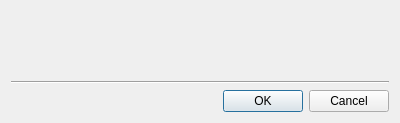
<?xml version="1.0" encoding="UTF-8"?>
<ui version="4.0">
 <class>ChangeUserPasswordDialog</class>
 <widget class="QDialog" name="ChangeUserPasswordDialog">
  <property name="geometry">
   <rect>
    <x>0</x>
    <y>0</y>
    <width>400</width>
    <height>123</height>
   </rect>
  </property>
  <property name="sizePolicy">
   <sizepolicy hsizetype="Preferred" vsizetype="Fixed">
    <horstretch>0</horstretch>
    <verstretch>0</verstretch>
   </sizepolicy>
  </property>
  <property name="minimumSize">
   <size>
    <width>360</width>
    <height>0</height>
   </size>
  </property>
  <property name="windowTitle">
   <string>Change password</string>
  </property>
  <layout class="QVBoxLayout" name="verticalLayout_2">
   <item>
    <widget class="nx::vms::client::desktop::MessageBar" name="infoBar" native="true"/>
   </item>
   <item>
    <widget class="QWidget" name="widget" native="true">
     <layout class="QVBoxLayout" name="verticalLayout_3">
      <item>
       <widget class="nx::vms::client::desktop::PasswordInputField" name="currentPasswordInputField" native="true">
        <property name="focusPolicy">
         <enum>Qt::StrongFocus</enum>
        </property>
       </widget>
      </item>
      <item>
       <layout class="QVBoxLayout" name="verticalLayout">
        <property name="topMargin">
         <number>8</number>
        </property>
        <item>
         <widget class="nx::vms::client::desktop::PasswordInputField" name="newPasswordInputField" native="true">
          <property name="focusPolicy">
           <enum>Qt::StrongFocus</enum>
          </property>
         </widget>
        </item>
        <item>
         <widget class="nx::vms::client::desktop::PasswordInputField" name="confirmPasswordInputField" native="true">
          <property name="focusPolicy">
           <enum>Qt::StrongFocus</enum>
          </property>
         </widget>
        </item>
       </layout>
      </item>
     </layout>
    </widget>
   </item>
   <item>
    <widget class="Line" name="line">
     <property name="orientation">
      <enum>Qt::Horizontal</enum>
     </property>
    </widget>
   </item>
   <item>
    <widget class="QDialogButtonBox" name="buttonBox">
     <property name="orientation">
      <enum>Qt::Horizontal</enum>
     </property>
     <property name="standardButtons">
      <set>QDialogButtonBox::Cancel|QDialogButtonBox::Ok</set>
     </property>
    </widget>
   </item>
  </layout>
 </widget>
 <customwidgets>
  <customwidget>
   <class>nx::vms::client::desktop::PasswordInputField</class>
   <extends>QWidget</extends>
   <header location="global">nx/vms/client/desktop/common/widgets/password_input_field.h</header>
   <container>1</container>
  </customwidget>
  <customwidget>
   <class>nx::vms::client::desktop::MessageBar</class>
   <extends>QWidget</extends>
   <header location="global">nx/vms/client/desktop/common/widgets/message_bar.h</header>
   <container>1</container>
  </customwidget>
 </customwidgets>
 <resources/>
 <connections/>
</ui>
